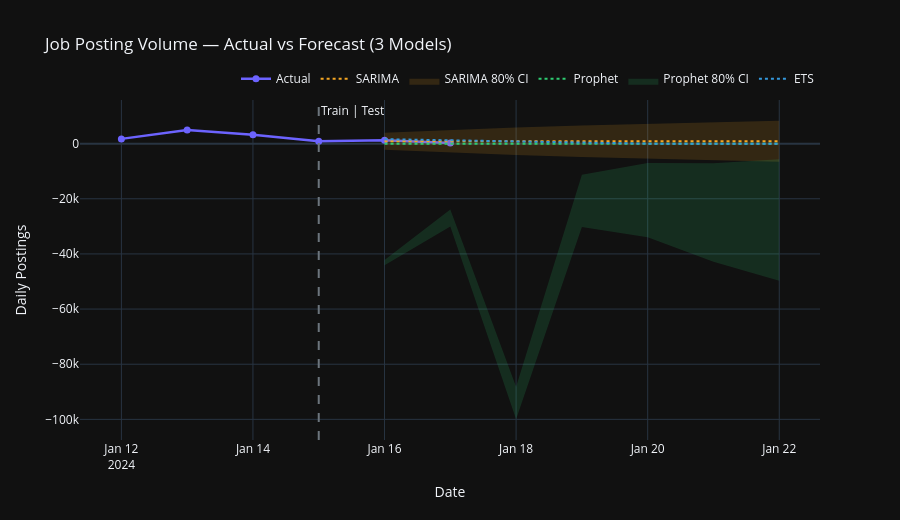

This figure's notebook cell:
### Markdown cell above
## 9. Combined Forecast Visualisation

### Code cell
fig = go.Figure()

# Actual
fig.add_trace(go.Scatter(
    x=daily.index, y=daily.values,
    name='Actual', mode='lines+markers',
    line=dict(color=PALETTE['primary'], width=2.5),
    marker=dict(size=7)
))

fig.add_vline(
    x=str(train.index[-1]), line_dash='dash',
    line_color=PALETTE['muted'], annotation_text='Train | Test'
)

# SARIMA
fig.add_trace(go.Scatter(
    x=sarima_mean.index, y=sarima_mean.values,
    name='SARIMA', mode='lines',
    line=dict(color=PALETTE['secondary'], width=2, dash='dot')
))
fig.add_trace(go.Scatter(
    x=list(sarima_ci.index) + list(sarima_ci.index[::-1]),
    y=list(sarima_ci.iloc[:, 1]) + list(sarima_ci.iloc[:, 0][::-1]),
    fill='toself', fillcolor='rgba(245,166,35,0.15)',
    line=dict(color='rgba(0,0,0,0)'), name='SARIMA 80% CI'
))

# Prophet
fig.add_trace(go.Scatter(
    x=prophet_fc.index, y=prophet_fc['yhat'].values,
    name='Prophet', mode='lines',
    line=dict(color=PALETTE['success'], width=2, dash='dot')
))
fig.add_trace(go.Scatter(
    x=list(prophet_fc.index) + list(prophet_fc.index[::-1]),
    y=list(prophet_fc['yhat_upper']) + list(prophet_fc['yhat_lower'][::-1]),
    fill='toself', fillcolor='rgba(46,204,113,0.15)',
    line=dict(color='rgba(0,0,0,0)'), name='Prophet 80% CI'
))

# ETS
fig.add_trace(go.Scatter(
    x=ets_fc.index, y=ets_fc.values,
    name='ETS', mode='lines',
    line=dict(color=PALETTE['info'], width=2, dash='dot')
))

fig.update_layout(
    title='Job Posting Volume — Actual vs Forecast (3 Models)',
    xaxis_title='Date', yaxis_title='Daily Postings',
    template=PLOTLY_TEMPLATE,
    legend=dict(orientation='h', yanchor='bottom', y=1.02, xanchor='right', x=1),
    height=520
)
save_plotly(fig, '03_combined_forecast')
fig.show()

### Figure 1 — Plotly figure (JSON) as saved in the notebook; plotly's stock layout.template omitted (floating-point values rounded to 4 significant figures)
{"data": [{"line": {"color": "#6C63FF", "width": 2.5}, "marker": {"size": 7}, "mode": "lines+markers", "name": "Actual", "type": "scatter", "x": ["2024-01-12T00:00:00.000000", "2024-01-13T00:00:00.000000", "2024-01-14T00:00:00.000000", "2024-01-15T00:00:00.000000", "2024-01-16T00:00:00.000000", "2024-01-17T00:00:00.000000"], "y": [1722, 4946, 3194, 871, 1211, 273]}, {"line": {"color": "#F5A623", "dash": "dot", "width": 2}, "mode": "lines", "name": "SARIMA", "type": "scatter", "x": ["2024-01-16T00:00:00.000000", "2024-01-17T00:00:00.000000", "2024-01-18T00:00:00.000000", "2024-01-19T00:00:00.000000", "2024-01-20T00:00:00.000000", "2024-01-21T00:00:00.000000", "2024-01-22T00:00:00.000000"], "y": [871.0, 871.0, 871.0, 871.0, 871.0, 871.0, 871.0]}, {"fill": "toself", "fillcolor": "rgba(245,166,35,0.15)", "line": {"color": "rgba(0,0,0,0)"}, "name": "SARIMA 80% CI", "type": "scatter", "x": ["2024-01-16T00:00:00", "2024-01-17T00:00:00", "2024-01-18T00:00:00", "2024-01-19T00:00:00", "2024-01-20T00:00:00", "2024-01-21T00:00:00", "2024-01-22T00:00:00", "2024-01-22T00:00:00", "2024-01-21T00:00:00", "2024-01-20T00:00:00", "2024-01-19T00:00:00", "2024-01-18T00:00:00", "2024-01-17T00:00:00", "2024-01-16T00:00:00"], "y": [3918.0, 4986.0, 5828.0, 6547.0, 7185.0, 7764.0, 8298.0, -6556.0, -6022.0, -5443.0, -4805.0, -4086.0, -3244.0, -2176.0]}, {"line": {"color": "#2ECC71", "dash": "dot", "width": 2}, "mode": "lines", "name": "Prophet", "type": "scatter", "x": ["2024-01-16T00:00:00.000000", "2024-01-17T00:00:00.000000", "2024-01-18T00:00:00.000000", "2024-01-19T00:00:00.000000", "2024-01-20T00:00:00.000000", "2024-01-21T00:00:00.000000", "2024-01-22T00:00:00.000000"], "y": [0.0, 0.0, 0.0, 0.0, 0.0, 0.0, 0.0]}, {"fill": "toself", "fillcolor": "rgba(46,204,113,0.15)", "line": {"color": "rgba(0,0,0,0)"}, "name": "Prophet 80% CI", "type": "scatter", "x": ["2024-01-16T00:00:00", "2024-01-17T00:00:00", "2024-01-18T00:00:00", "2024-01-19T00:00:00", "2024-01-20T00:00:00", "2024-01-21T00:00:00", "2024-01-22T00:00:00", "2024-01-22T00:00:00", "2024-01-21T00:00:00", "2024-01-20T00:00:00", "2024-01-19T00:00:00", "2024-01-18T00:00:00", "2024-01-17T00:00:00", "2024-01-16T00:00:00"], "y": [-42170.0, -23910.0, -88210.0, -11320.0, -7061.0, -7087.0, -5675.0, -49690.0, -42840.0, -33930.0, -30280.0, -99960.0, -30070.0, -44080.0]}, {"line": {"color": "#3498DB", "dash": "dot", "width": 2}, "mode": "lines", "name": "ETS", "type": "scatter", "x": ["2024-01-16T00:00:00.000000", "2024-01-17T00:00:00.000000", "2024-01-18T00:00:00.000000", "2024-01-19T00:00:00.000000", "2024-01-20T00:00:00.000000", "2024-01-21T00:00:00.000000", "2024-01-22T00:00:00.000000"], "y": [1607.0, 1176.0, 746.0, 315.5, 0.0, 0.0, 0.0]}], "layout": {"annotations": [{"showarrow": false, "text": "Train | Test", "x": "2024-01-15 00:00:00", "xanchor": "left", "xref": "x", "y": 1, "yanchor": "top", "yref": "y domain"}], "height": 520, "legend": {"orientation": "h", "x": 1, "xanchor": "right", "y": 1.02, "yanchor": "bottom"}, "shapes": [{"line": {"color": "#6C757D", "dash": "dash"}, "type": "line", "x0": "2024-01-15 00:00:00", "x1": "2024-01-15 00:00:00", "xref": "x", "y0": 0, "y1": 1, "yref": "y domain"}], "title": {"text": "Job Posting Volume — Actual vs Forecast (3 Models)"}, "xaxis": {"title": {"text": "Date"}}, "yaxis": {"title": {"text": "Daily Postings"}}}}
